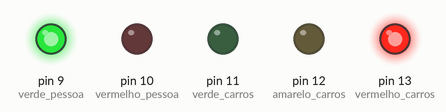
Simulated run of this sketch. Board: Arduino Uno, built with avr-gcc and run on an emulated ATmega328P. Parts: output pins drawn as LEDs (lit = HIGH).

Above: at 4.0 s.
At 9.2 s:
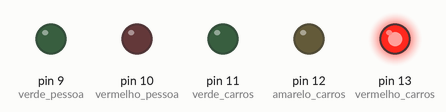
At 15.0 s:
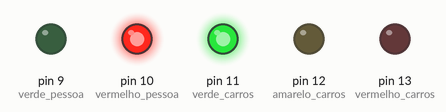
At 21.0 s:
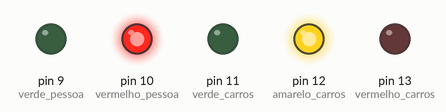
Timing chart, 0 to 28.6 s (numbered marks = the images above):
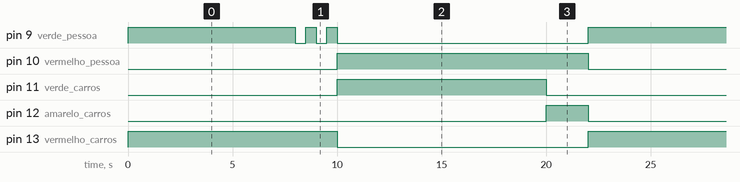

Measured:
- by itself, pin 9 (verde_pessoa): repeats every 22.0 s: 2 × (LOW 0.50 s, HIGH 0.50 s), LOW 12.0 s, HIGH 8.0 s
- by itself, pin 10 (vermelho_pessoa): alternates HIGH for 12.0 s and LOW for 10.0 s
- by itself, pin 11 (verde_carros), pin 13 (vermelho_carros): alternates HIGH for 10.0 s and LOW for 12.0 s
- by itself, pin 12 (amarelo_carros): alternates HIGH for 2.0 s and LOW for 20.0 s

The sketch:

Sem_foro.ino
```cpp
void setup()
{
pinMode(13, OUTPUT); //vermelho carros
pinMode(12, OUTPUT); //amarelo carros
pinMode(11, OUTPUT); //verde carros
pinMode(10, OUTPUT); //vermelho pessoa
pinMode(9, OUTPUT); //verde pessoa
}
void loop()
{
digitalWrite(13, HIGH); //vermelho carros
digitalWrite(9, HIGH); //verde pessoa
delay(8000);
digitalWrite(9, LOW); //verde pessoa
delay(500);
digitalWrite(9, HIGH); //verde pessoa
delay(500);
digitalWrite(9,LOW); //verde pessoa
delay(500);
digitalWrite(9, HIGH); //verde pessoa
delay(500);
digitalWrite(9,LOW); //verde pessoa
digitalWrite(13, LOW); //vermelho carros
digitalWrite(11, HIGH); //verde carros
digitalWrite(10, HIGH); //vermelho pessoa
delay(10000);
digitalWrite(11, LOW); //verde carros
digitalWrite(12, HIGH); //amarelo carros
delay(2000);
digitalWrite(12, LOW); //amarelo carros
digitalWrite(10, LOW); //vermelho pessoa
}
```
